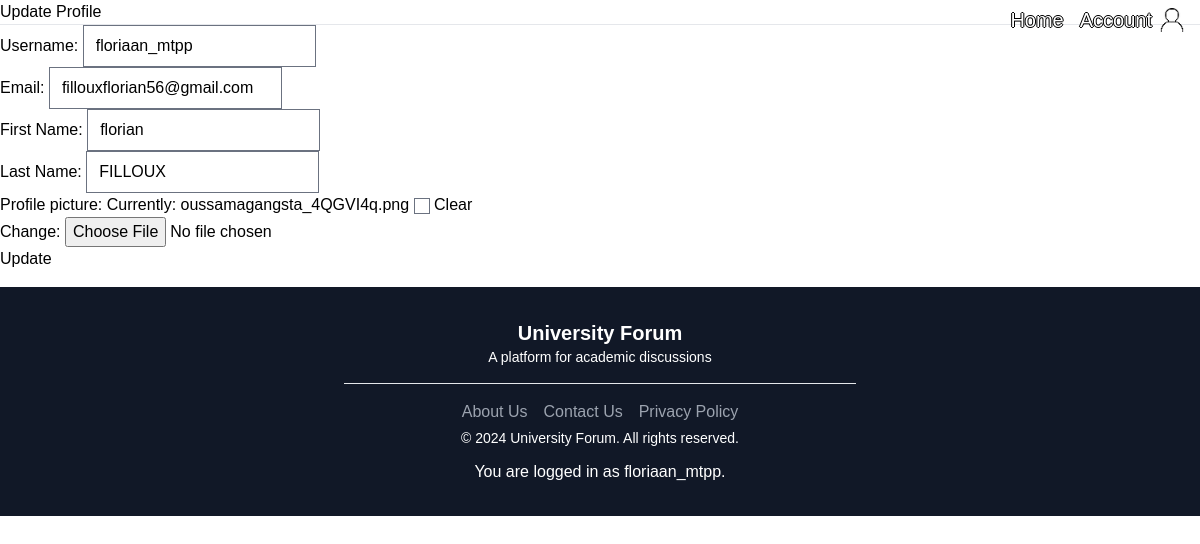
The app's page /change-profile/ (signed in) with its own data.
### authentication/models.py (models this page shows)
class User(AbstractUser):
    PROFESSOR = 'professor'
    STUDENT = 'student'
    IT = 'IT license'
    MATH = 'MATH license'
    PHYS = 'PHYS license'
    Medecine = 'Medecine'
    Sociology = 'Sociology license'
    ROLE_CHOICES = [
        (PROFESSOR, 'Professor'),
        (STUDENT, 'Student'),
    ]
    STUDIES_CHOICES = [
        (IT, 'IT license'),
        (MATH, 'MATH license'),
        (PHYS, 'PHYS license'),
        (Medecine, 'Medecine'),
        (Sociology, 'Sociology license'),
    ]
    profile_picture = models.ImageField(verbose_name='profile_picture', blank=True, null=True)
    role = models.CharField(max_length=30, choices=ROLE_CHOICES, verbose_name='Rôle')
    studies = models.CharField(max_length=30, choices=STUDIES_CHOICES, verbose_name='Studies', default='')

### authentication/views.py (the view)
# urls.py: path('change-profile/', authentication.views.profile, name='change-profile'),
@login_required
def profile(request):
    if request.method == 'POST':
        form = forms.UserUpdateForm(request.POST, request.FILES, instance=request.user)
        if form.is_valid():
            form.save()
            messages.success(request, 'Your account has been updated!')
            return redirect('account')
    else:
        form = forms.UserUpdateForm(instance=request.user)
    context = {
        'form': form
    }
    return render(request, 'authentication/changeprofile.html', context)

### authentication/forms.py
class UserUpdateForm(forms.ModelForm):
    username = forms.CharField(
        label='Username',
        max_length=150,
        widget=forms.TextInput(attrs={'class': 'form-control'}),
    )
    email = forms.CharField(
        label='Email',
        max_length=150,
        widget=forms.EmailInput(attrs={'class': 'form-control'}),
    )
    first_name = forms.CharField(
        label='First Name',
        max_length=150,
        widget=forms.TextInput(attrs={'class': 'form-control'}),
    )
    last_name = forms.CharField(
        label='Last Name',
        max_length=150,
        widget=forms.TextInput(attrs={'class': 'form-control'}),
    )
    profile_picture = forms.ImageField(required=False)
    class Meta:
        model = User
        fields = ['username', 'email', 'first_name', 'last_name', 'profile_picture']

### authentication/templates/authentication/changeprofile.html (shortened to what this page needs)
{% extends 'base.html' %}
{% load tailwind_tags %}
{% block content %}
<main>
  <div class="div-changeprofile">
    <h3>Update Profile</h3>
    <hr>
    <form method="POST" enctype="multipart/form-data">
      {{ form.as_p }}
      <button type="submit">Update</button>
    </form>
  </div>
</main>
{% endblock content%}

### templates/base.html (shortened to what this page needs)
{% load static %}
{% load tailwind_tags %}
<html>
<head>
    <link rel="stylesheet" type="text/css" href="{% static 'css/style.css' %}?{% now 'U' %}">
    {% tailwind_css %}
</head>
<body>
    <nav class="navbar bg-transparent flex flex-row items-center absolute w-full z-10">
        <div class="nav-logo flex-grow">
            <a href="#" target="_blank"><box-icon name='chat' class="h-10 w-10"></box-icon></a>
        </div>
        <div class="nav-ul-right flex flex-row w-50 mr-4">
            <ul class="h-ful">
                <li>
                    <a href="{% url 'home' %}"
                        class="text-white hover:text-gray-900 mr-4 text-xl text-shadow-black">Home</a>
                </li>
            </ul>
            <ul class="account h-full">
                <li class="account">
                    <a href="{% url 'account' %}"
                        class="flex items-center text-white text-xl hover:text-gray-30 text-shadow-black hover:text-gray-900">
                        Account
                        <img src="{% static 'assets/account_icon.png' %}?{% now 'U' %}" alt="account-icon"
                            class="h-6 w-6 ml-2">
                    </a>
                </li>
            </ul>
        </div>
    </nav>
    <main>
        <div class="content-div">
            {% block content %}{% endblock content %}
        </div>
    </main>
    <footer class="bg-gray-900 text-white py-8">
        <div class="container mx-auto flex flex-col items-center justify-center">
            <div class="flex flex-col md:flex-row items-center justify-between mb-4">
                <div class="mb-4 md:mb-0">
                    <h3 class="text-xl font-semibold text-center">University Forum</h3>
                    <p class="text-sm">A platform for academic discussions</p>
                </div>
            </div>
            <hr class="bg-white w-1/2 mb-4">
            <div class="flex items-center">
                <a href="#" class="text-gray-400 hover:text-gray-200 mr-4">
                    About Us
                </a>
                <a href="#" class="text-gray-400 hover:text-gray-200 mr-4">
                    Contact Us
                </a>
                <a href="#" class="text-gray-400 hover:text-gray-200">
                    Privacy Policy
                </a>
            </div>
            <div>
                <p class="text-sm m-1">&copy; 2024 University Forum. All rights reserved.</p>
                <p class="text-center mt-3">You are logged in as {{ user }}.</p>
            </div>
        </div>
    </footer>
</body>
</html>

### static/css/style.css (style rules this page uses)
:root { --primary-color: #403e3f; --secondary-color: #0b7a1a; --text-color: whitesmoke; }
* { font-family: Arial, Helvetica, sans-serif; }
body { margin: 0; padding: 0; background-size: cover; }
.text-shadow-black { text-shadow: -1px 0 black, 0 1px black, 1px 0 black, 0 -1px black; }

### records on screen
User: username "floriaan_mtpp", email "fillouxflorian56@gmail.com", first_name "florian", last_name "FILLOUX"
